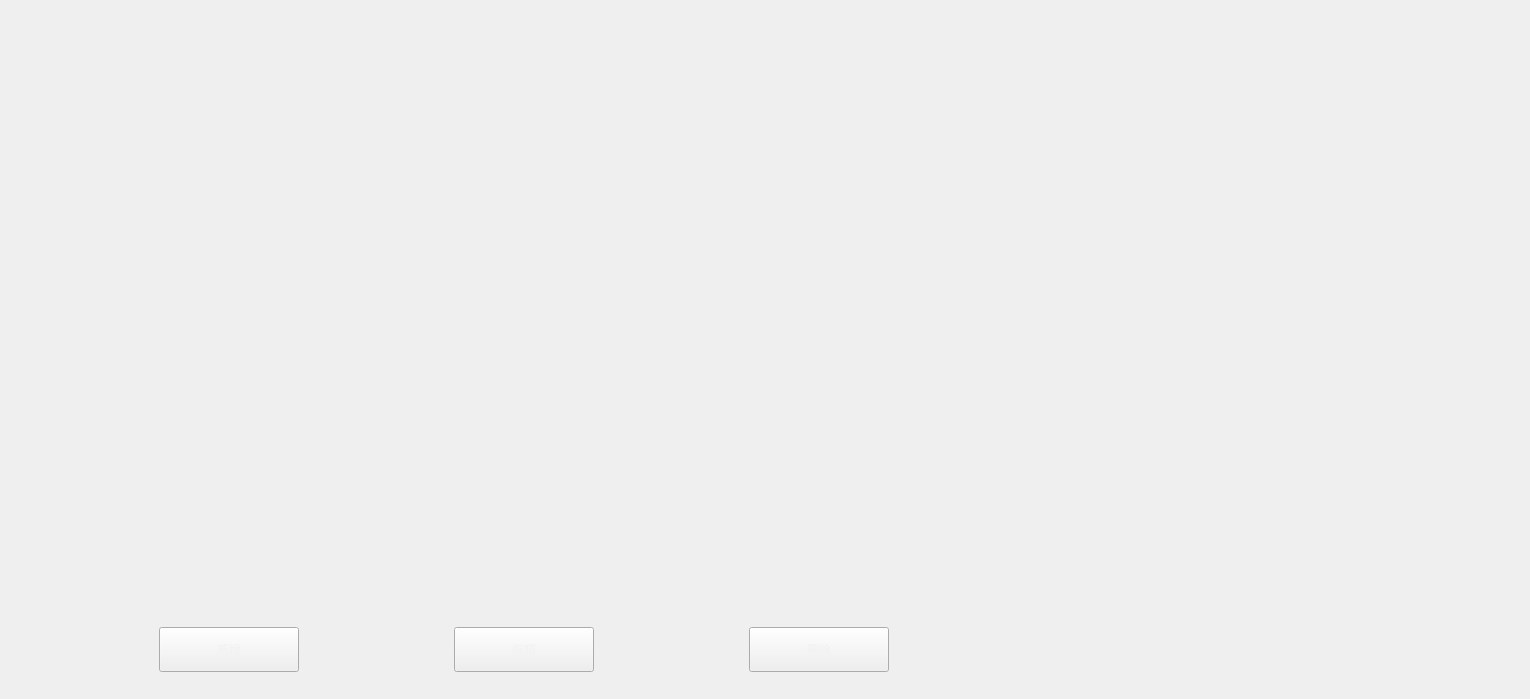
          <widget class="QWidget" name="tab_4">
           <attribute name="title">
            <string>校准品设置</string>
           </attribute>
           <widget class="QWidget" name="horizontalLayoutWidget_5">
            <property name="geometry">
             <rect>
              <x>10</x>
              <y>610</y>
              <width>1031</width>
              <height>80</height>
             </rect>
            </property>
            <layout class="QHBoxLayout" name="horizontalLayout_7">
             <item>
              <widget class="QPushButton" name="btn_CaliProductNew">
               <property name="minimumSize">
                <size>
                 <width>140</width>
                 <height>45</height>
                </size>
               </property>
               <property name="maximumSize">
                <size>
                 <width>140</width>
                 <height>45</height>
                </size>
               </property>
               <property name="styleSheet">
                <string notr="true">QPushButton{
font: 700 13pt &quot;Microsoft YaHei UI&quot;;
color: #F2F2F2;
border-image: url(:/resources/img/common/btnNomal.png);
padding: -1;}
QPushButton:pressed{
font: 700 13pt &quot;Microsoft YaHei UI&quot;;
color: #F2F2F2;
border-image: url(:/resources/img/common/btnClicked.png);
padding: -1;}</string>
               </property>
               <property name="text">
                <string>新增</string>
               </property>
              </widget>
             </item>
             <item>
              <widget class="QPushButton" name="btn_CaliProductEdit">
               <property name="minimumSize">
                <size>
                 <width>140</width>
                 <height>45</height>
                </size>
               </property>
               <property name="maximumSize">
                <size>
                 <width>140</width>
                 <height>45</height>
                </size>
               </property>
               <property name="styleSheet">
                <string notr="true">QPushButton{
font: 700 13pt &quot;Microsoft YaHei UI&quot;;
color: #F2F2F2;
border-image: url(:/resources/img/common/btnNomal.png);
padding: -1;}
QPushButton:pressed{
font: 700 13pt &quot;Microsoft YaHei UI&quot;;
color: #F2F2F2;
border-image: url(:/resources/img/common/btnClicked.png);
padding: -1;}</string>
               </property>
               <property name="text">
                <string>编辑</string>
               </property>
              </widget>
             </item>
             <item>
              <widget class="QPushButton" name="btn_CaliProductDel">
               <property name="minimumSize">
                <size>
                 <width>140</width>
                 <height>45</height>
                </size>
               </property>
               <property name="maximumSize">
                <size>
                 <width>140</width>
                 <height>45</height>
                </size>
               </property>
               <property name="styleSheet">
                <string notr="true">QPushButton{
font: 700 13pt &quot;Microsoft YaHei UI&quot;;
color: #F2F2F2;
border-image: url(:/resources/img/common/btnNomal.png);
padding: -1;}
QPushButton:pressed{
font: 700 13pt &quot;Microsoft YaHei UI&quot;;
color: #F2F2F2;
border-image: url(:/resources/img/common/btnClicked.png);
padding: -1;}</string>
               </property>
               <property name="text">
                <string>删除</string>
               </property>
              </widget>
             </item>
            </layout>
           </widget>
           <widget class="CaliProductManager" name="widget_8" native="true">
            <property name="geometry">
             <rect>
              <x>50</x>
              <y>20</y>
              <width>1471</width>
              <height>551</height>
             </rect>
            </property>
            <widget class="PopNewCaliProduct" name="popup_NewCaliPro" native="true">
             <property name="geometry">
              <rect>
               <x>0</x>
               <y>0</y>
               <width>221</width>
               <height>131</height>
              </rect>
             </property>
            </widget>
           </widget>
          </widget>
